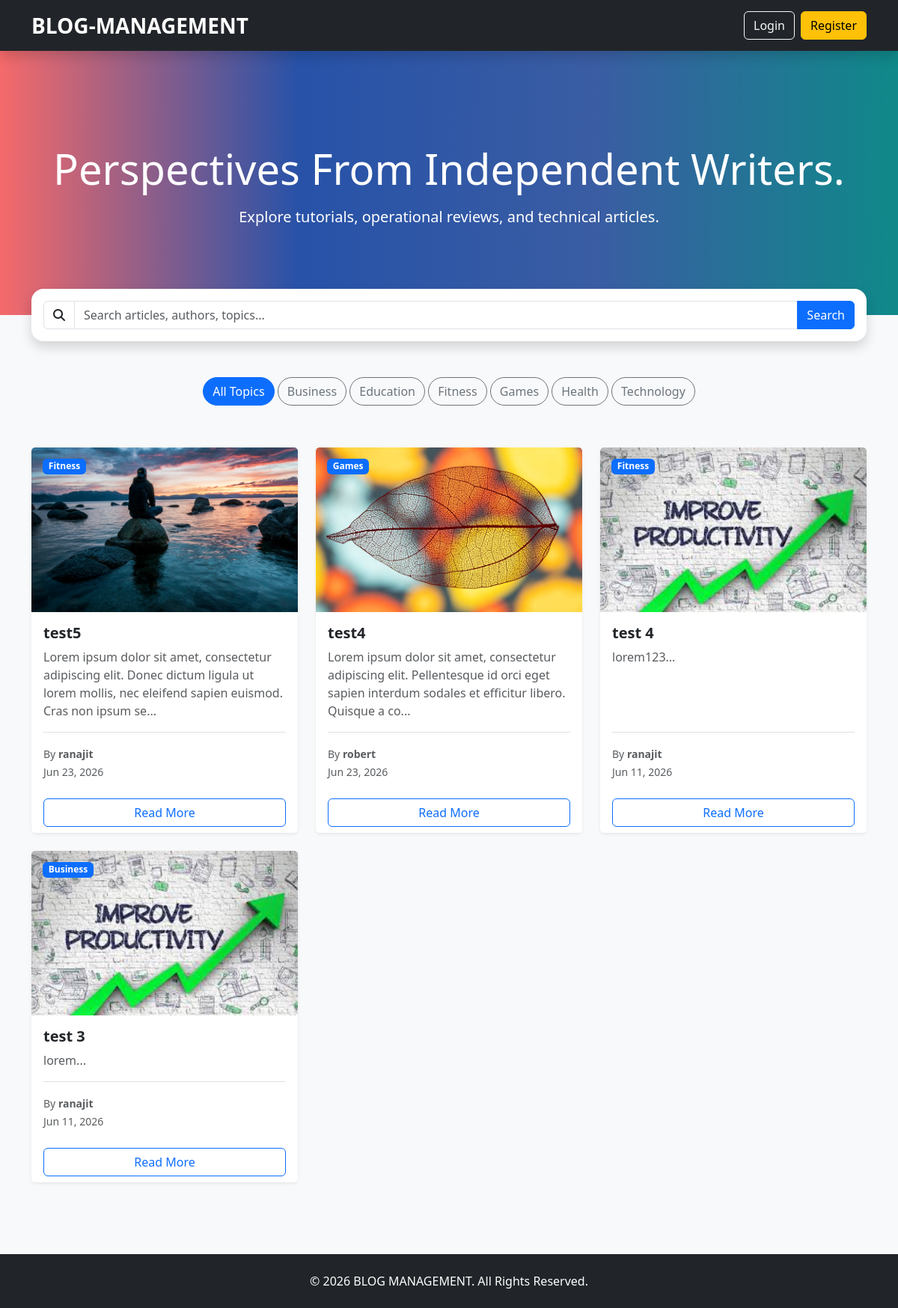
The page / on the database its author committed.
### tables this page shows
CREATE TABLE `categories` (
  `id` int NOT NULL,
  `category_name` varchar(255) NOT NULL,
  `slug` varchar(255) NOT NULL,
  `created_at` timestamp NULL DEFAULT CURRENT_TIMESTAMP
);

CREATE TABLE `blogs` (
  `id` int NOT NULL,
  `user_id` int NOT NULL,
  `category_id` int NOT NULL,
  `title` varchar(255) NOT NULL,
  `slug` varchar(255) NOT NULL,
  `thumbnail` varchar(255) NOT NULL,
  `description` text NOT NULL,
  `status` enum('pending','approved','rejected','hidden') DEFAULT 'pending',
  `created_at` timestamp NULL DEFAULT CURRENT_TIMESTAMP
);

CREATE TABLE `users` (
  `id` int NOT NULL,
  `name` varchar(255) NOT NULL,
  `email` varchar(255) NOT NULL,
  `password` varchar(255) NOT NULL,
  `role` enum('admin','author') NOT NULL DEFAULT 'author',
  `created_at` timestamp NULL DEFAULT CURRENT_TIMESTAMP
);

### index.php (the view, shortened to what this page needs)
<?php
require_once 'config/db.php';
$cat_stmt = $pdo->query("SELECT * FROM categories ORDER BY category_name ASC");
$categories = $cat_stmt->fetchAll();
$selected_category = $_GET['category'] ?? null;
$search_query = trim($_GET['search'] ?? '');
$conditions = ["b.status = 'approved'"];
$params = [];
$query = "SELECT b.*, u.name as author_name, c.category_name, c.slug as cat_slug
          FROM blogs b
          JOIN users u ON b.user_id = u.id
          JOIN categories c ON b.category_id = c.id
          WHERE " . implode(" AND ", $conditions) . "
          ORDER BY b.id DESC";
$blogs = [];
try {
    $stmt = $pdo->prepare($query);
    $stmt->execute($params);
    $blogs = $stmt->fetchAll();
} catch (PDOException $e) {
    echo "<div style='background: #fee2e2; color: #991b1b; padding: 20px; margin: 20px; border-radius: 8px; font-family: monospace;'>";
    echo "<strong>Database Query Error:</strong> " . htmlspecialchars($e->getMessage()) . "<br><br>";
    echo "<strong>Generated SQL:</strong> " . htmlspecialchars($query);
    echo "</div>";
    exit;
}
?>
<!DOCTYPE html>
<html lang="en">
<head>
    <link href="https://cdn.jsdelivr.net/npm/bootstrap@5.3.8/dist/css/bootstrap.min.css" rel="stylesheet">
    <link rel="stylesheet"
        href="https://cdnjs.cloudflare.com/ajax/libs/font-awesome/6.6.0/css/all.min.css">
</head>
<body>
    <nav class="navbar navbar-expand-lg navbar-dark bg-dark sticky-top shadow">
        <div class="container">
            <a class="navbar-brand fw-bold fs-3" href="index.php">
                BLOG-MANAGEMENT
            </a>
            <div class="collapse navbar-collapse justify-content-end"
                id="navbarNav">
                <?php if (isset($_SESSION['user_id'])): ?>
                    <a href="<?php echo ($_SESSION['user_role'] === 'admin')
                                    ? 'admin/dashboard.php'
                                    : 'author/author-dashboard.php'; ?>"
                        class="btn btn-primary">
                        Dashboard
                    </a>
                <?php else: ?>
                    <a href="login.php"
                        class="btn btn-outline-light me-2">
                        Login
                    </a>
                    <a href="register.php"
                        class="btn btn-warning">
                        Register
                    </a>
                <?php endif; ?>
            </div>
        </div>
    </nav>
    <section class="hero-section text-center">
        <div class="container">
            <h2 class="display-4 fw-extrabold text-capitalize mt-4">
                Perspectives from independent writers.
            </h2>
            <p class="lead mt-3">
                Explore tutorials, operational reviews, and technical articles.
            </p>
        </div>
    </section>
    <div class="container search-box">
        <div class="card shadow border-0 rounded-4">
            <div class="card-body">
                <form method="GET" action="index.php">
                    <div class="input-group">
                        <span class="input-group-text bg-white">
                            <i class="fa fa-search"></i>
                        </span>
                        <input type="text"
                            name="search"
                            class="form-control"
                            placeholder="Search articles, authors, topics..."
                            value="<?php echo htmlspecialchars($search_query); ?>">
                        <button class="btn btn-primary">
                            Search
                        </button>
                    </div>
                </form>
            </div>
        </div>
    </div>
    <div class="container py-5">
        <div class="text-center mb-5">
            <a href="index.php"
                class="btn <?php echo !$selected_category ? 'btn-primary' : 'btn-outline-primary'; ?> rounded-pill mb-2">
                All Topics
            </a>
            <?php foreach ($categories as $cat): ?>
                <?php
                $cat_url = "index.php?category=" . urlencode($cat['slug']);
                ?>
                <a href="<?php echo $cat_url; ?>"
                    class="btn <?php echo ($selected_category === $cat['slug'])
                                    ? 'btn-primary'
                                    : 'btn-outline-secondary'; ?> rounded-pill mb-2">
                    <?php echo htmlspecialchars($cat['category_name']); ?>
                </a>
            <?php endforeach; ?>
        </div>
        <?php if (empty($blogs)): ?>
            <div class="card shadow-sm border-0 p-5 text-center">
                <i class="fa fa-folder-open fa-4x text-secondary mb-3"></i>
                <h4>No Articles Found</h4>
                <p class="text-muted">
                    No published articles match your search.
                </p>
                <a href="index.php"
                    class="btn btn-primary">
                    Clear Filters
                </a>
            </div>
        <?php else: ?>
            <div class="row g-4">
                <?php foreach ($blogs as $post): ?>
                    <div class="col-md-6 col-lg-4">
                        <div class="card h-100 shadow-sm blog-card">
                            <div class="position-relative">
                                <img src="assets/images/<?php echo htmlspecialchars($post['thumbnail']); ?>"
                                    class="card-img-top blog-img"
                                    alt="Blog Image">
                                <span class="badge bg-primary category-badge">
                                    <?php echo htmlspecialchars($post['category_name']); ?>
                                </span>
                            </div>
                            <div class="card-body d-flex flex-column">
                                <h5 class="card-title fw-bold">
                                    <?php echo htmlspecialchars($post['title']); ?>
                                </h5>
                                <p class="card-text text-muted">
                                    <?php echo htmlspecialchars(substr($post['description'], 0, 140)); ?>...
                                </p>
                                <div class="mt-auto pt-3 border-top">
                                    <small class="text-muted">
                                        By
                                        <strong>
                                            <?php echo htmlspecialchars($post['author_name']); ?>
                                        </strong>
                                    </small>
                                    <br>
                                    <small class="text-muted">
                                        <?php echo date('M d, Y', strtotime($post['created_at'])); ?>
                                    </small>
                                </div>
                            </div>
                            <div class="card-footer bg-white border-0">
                                <a href="frontend/single-blog.php?slug=<?php echo $post['slug']; ?>"
                                    class="btn btn-outline-primary w-100">
                                    Read More
                                </a>
                            </div>
                        </div>
                    </div>
                <?php endforeach; ?>
            </div>
        <?php endif; ?>
    </div>
   <?php include './includes/footer.php'; ?>
</body>
</html>

### includes/footer.php
<footer class="bg-dark text-white text-center py-4 mt-5">
    <p class="mb-0">
        &copy; 2026 BLOG MANAGEMENT. All Rights Reserved.
    </p>
</footer>

### index.php (style rules this page uses)
body { background: #f8f9fa; }
.hero-section { background: linear-gradient(90deg, #f56a6a, #2752a8, #3a5da3, #0f8989); color: white; padding: 100px 0; }
.blog-card { transition: 0.3s; border: none; }
.blog-img { height: 220px; object-fit: cover; }
.category-badge { position: absolute; top: 15px; left: 15px; }
.search-box { margin-top: -35px; position: relative; z-index: 10; }

### rows shown on the page
categories: category_name "Business"
categories: category_name "Education"
categories: category_name "Fitness"
categories: category_name "Games"
categories: category_name "Health"
categories: category_name "Technology"
blogs: thumbnail (picture), category.category_name "Fitness", title "test5", description "Lorem ipsum dolor sit amet, consectetur adipiscing elit. Donec dictum ligula ut lorem mollis, nec eleifend sapien euismod. Cras non ipsum se", user.name "ranajit", created_at "Jun 23, 2026"
blogs: thumbnail (picture), category.category_name "Games", title "test4", description "Lorem ipsum dolor sit amet, consectetur adipiscing elit. Pellentesque id orci eget sapien interdum sodales et efficitur libero. Quisque a co", user.name "robert", created_at "Jun 23, 2026"
blogs: thumbnail (picture), category.category_name "Fitness", title "test 4", description "lorem123", user.name "ranajit", created_at "Jun 11, 2026"
blogs: thumbnail (picture), category.category_name "Business", title "test 3", description "lorem", user.name "ranajit", created_at "Jun 11, 2026"
